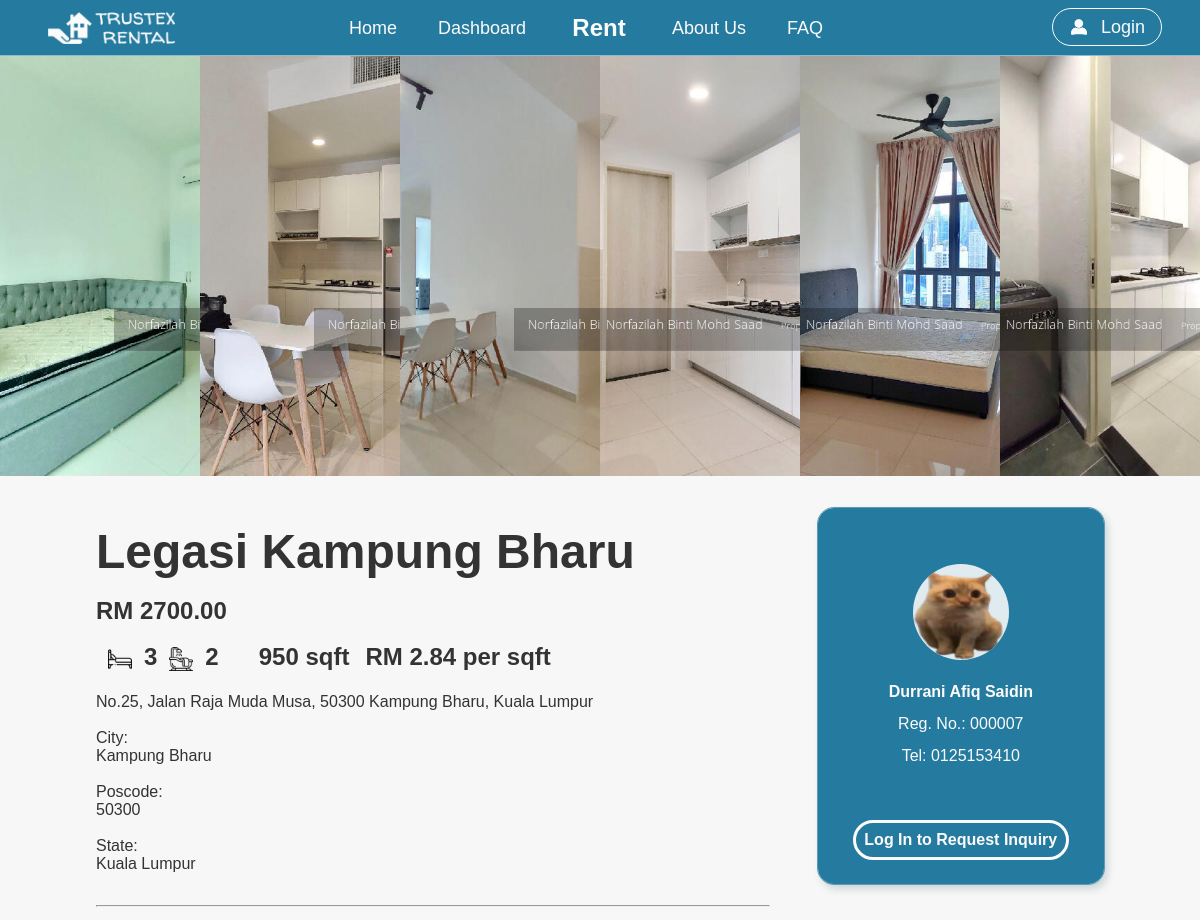
/listing.php?id=14 (upper part), run on an earlier commit of the app's database.
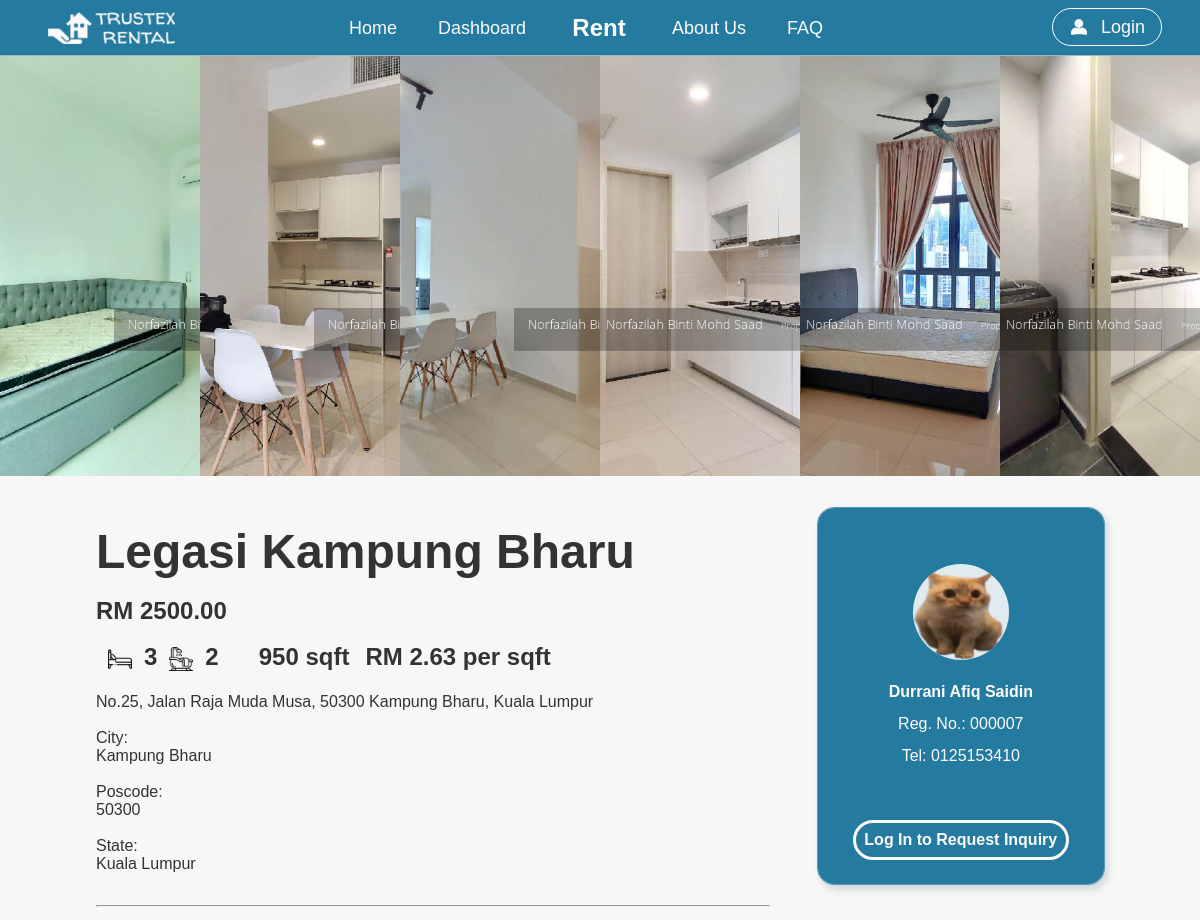
And on a later commit of the database.
### tables this page shows
CREATE TABLE `listing` (
  `listingID` int(12) NOT NULL,
  `propertyID` int(6) NOT NULL,
  `listingTimestamp` timestamp NOT NULL DEFAULT current_timestamp() ON UPDATE current_timestamp()
);

CREATE TABLE `property` (
  `propertyID` int(6) NOT NULL,
  `landlordRegNo` int(6) NOT NULL,
  `propertyName` varchar(256) NOT NULL DEFAULT 'N/A',
  `propertyAddress` varchar(512) NOT NULL DEFAULT 'N/A',
  `propertyCity` varchar(64) NOT NULL DEFAULT 'N/A',
  `propertyPoscode` varchar(5) NOT NULL DEFAULT 'N/A',
  `propertyState` varchar(64) NOT NULL DEFAULT 'N/A',
  `propertyType` varchar(32) DEFAULT 'N/A',
  `propertyFloorLevel` int(2) DEFAULT NULL,
  `propertyFloorSize` int(6) DEFAULT NULL,
  `propertyNumRooms` int(2) NOT NULL,
  `propertyBathrooms` int(2) NOT NULL,
  `propertyFurnishing` varchar(32) DEFAULT 'N/A',
  `propertyFacilities` varchar(128) DEFAULT 'N/A',
  `propertyDesc` varchar(2048) DEFAULT 'N/A',
  `rentPrice` decimal(6,2) DEFAULT NULL
);

CREATE TABLE `user` (
  `userID` int(10) NOT NULL,
  `userName` varchar(32) NOT NULL,
  `userEmail` varchar(256) NOT NULL,
  `userPassword` varchar(256) NOT NULL,
  `userType` char(1) NOT NULL DEFAULT 'T',
  `userFName` varchar(32) NOT NULL,
  `userLName` varchar(32) NOT NULL,
  `userIC` varchar(12) NOT NULL,
  `userGender` char(1) NOT NULL,
  `userAddress` varchar(512) NOT NULL,
  `userPhoneNo` varchar(12) NOT NULL
);

CREATE TABLE `landlord` (
  `landlordRegNo` int(6) NOT NULL,
  `userID` int(10) NOT NULL,
  `administratorID` int(4) NOT NULL
);

### listing.php (the view, shortened to what the changed rows need)
<?php
  $list_id = $_GET['id'];
  include("dbconnect.php");
  $sql1 = "SELECT *
          FROM listing, property
          WHERE listing.propertyID = property.propertyID AND listing.listingID = '$list_id'";
  $result = mysqli_query($connect, $sql1) or die ("Error: ".mysqli_error());
  $sql2 = "SELECT *
           FROM listing, property, landlord, user
           WHERE listingID = '$list_id'
           AND listing.propertyID = property.propertyID
           AND landlord.landlordRegNo = property.landlordRegNo
           AND landlord.userID = user.userID";
  $landlord_result = mysqli_query($connect, $sql2) or die ("Error: ".mysqli_error());
  $listing = mysqli_fetch_assoc($result);
  $landlord = mysqli_fetch_assoc($landlord_result);
  $propertyName = $listing["propertyName"];
  $propertyAddress = $listing["propertyAddress"];
  $propertyCity = $listing["propertyCity"];
  $propertyPoscode = $listing["propertyPoscode"];
  $propertyState = $listing["propertyState"];
  $propertyFloorSize = $listing["propertyFloorSize"];
  $propertyNumRooms = $listing["propertyNumRooms"];
  $propertyBathrooms = $listing["propertyBathrooms"];
  $rentPrice = $listing["rentPrice"];
  $price_per_sqft = sprintf("%.2f",$rentPrice / $propertyFloorSize);
?>
<!DOCTYPE html>
<html>
  <body id="listing">
    <div class="default-container">
      <div class="container-margin listing-section-container">
        <div class="listing-section-left">
          <div class="listing-details">
            <h1><?php if ($propertyName != "") { echo $propertyName; } else { echo "N/A"; } ?></h1><br>
            <h2>RM <?php if ($rentPrice != "") { echo $rentPrice; } else { echo "N/A"; } ?></h2><br>
            <div class="listing-details-room">
              <image class="icon listing-details-room-icon" src="assets/icons/bed.png" alt="Bedroom icon">
                <h2><?php if ($propertyNumRooms != "") { echo $propertyNumRooms; } else { echo "N/A"; } ?></h2>
              </image>
              <image class="icon listing-details-room-icon" src="assets/icons/bath.png" alt="Bedroom icon">
                <h2><?php if ($propertyBathrooms != "") { echo $propertyBathrooms; } else { echo "N/A"; } ?></h2>
              </image>
              <div>
                <h2><?php if ($propertyFloorSize != "") { echo $propertyFloorSize; } else { echo "N/A"; } ?> sqft</h2>
                <h2>RM <?php if ($price_per_sqft != "") { echo $price_per_sqft; } else { echo "N/A"; } ?> per sqft</h2>
              </div>
            </div><br>
            <p><?php if ($propertyAddress != "") { echo $propertyAddress; } else { echo "N/A"; } ?></p><br>
            <label for="propertyCity">City: </label><br>
            <p><?php if ($propertyCity != "") { echo $propertyCity; } else { echo "N/A"; } ?></p><br>
            <label for="propertyPoscode">Poscode: </label><br>
            <p><?php if ($propertyPoscode != "") { echo $propertyPoscode; } else { echo "N/A"; } ?></p><br>
            <label for="propertyState">State: </label><br>
            <p><?php if ($propertyState != "") { echo $propertyState; } else { echo "N/A"; } ?></p>
          </div>
          <br>
        </div>
        <div class="listing-section-right">
          <?php
            if ((isset($_SESSION['landlordRegNo']) && $_SESSION['landlordRegNo'] == $landlord['landlordRegNo']) || $_SESSION['userType'] == 'A') {
          ?>
            <form class="listing-landlord-form" method="POST">
              <input class="property-edit-button" type="button" value="Manage Property" name="edit-property" onclick="location.href='property.php?id=<?php echo $listing['propertyID'] ?>&action=edit'">
              <input class="remove-listing-button" type="button" value="Remove Listing" name="remove-listing" onclick="toggleDeleteForm()">
              <input id="confirm-remove-listing" type="submit" value="" name="remove-listing" style="display: none;">
            </form>
          <?php
            } else {
          ?>
          <div class="landlord-info-container">
            <div class="landlord-propic-container">
              <div class="propic-container">
                <?php $landlord_propic = "assets/images/users/user-".sprintf('%010d', $landlord["userID"])."/profile-picture/profile-picture.png" ?>
                <image class="profile-pic" src="<?php echo $landlord_propic ?>" onerror="this.onerror=null; this.src='assets/images/profile-default.png'">
              </div>
            </div>
            <div class="landlord-details">
              <p><b><?php echo $landlord["userFName"] . " " . $landlord["userLName"] ?></b></p>
              <p>Reg. No.: <?php echo sprintf('%06d',$landlord["landlordRegNo"]) ?></p>
              <p>Tel: <?php echo $landlord["userPhoneNo"] ?></p>
            </div>
          <?php
              $button_link = "login.php";
              $button_text = "Log In to Request Inquiry";
              if (!(isset($_SESSION["userID"])) || !(isset($_SESSION['landlordRegNo'])) || $_SESSION['landlordRegNo'] != $landlord['landlordRegNo']) {
          ?>
            <a href="<?php echo $button_link ?>">
              <button class="request-button"><?php echo $button_text ?></button>
            </a>
          <?php
              }
            }
          ?>
          </div>
        </div>
      </div>
    </div>
  </body>
</html>

What changed in the data, as far as the page shows it:
changed through a linked row, listing "Legasi Kampung Bharu": propertyID.rentPrice "2700.00" → "2500.00"; propertyID.propertyFloorSize "2.84" → "2.63"
